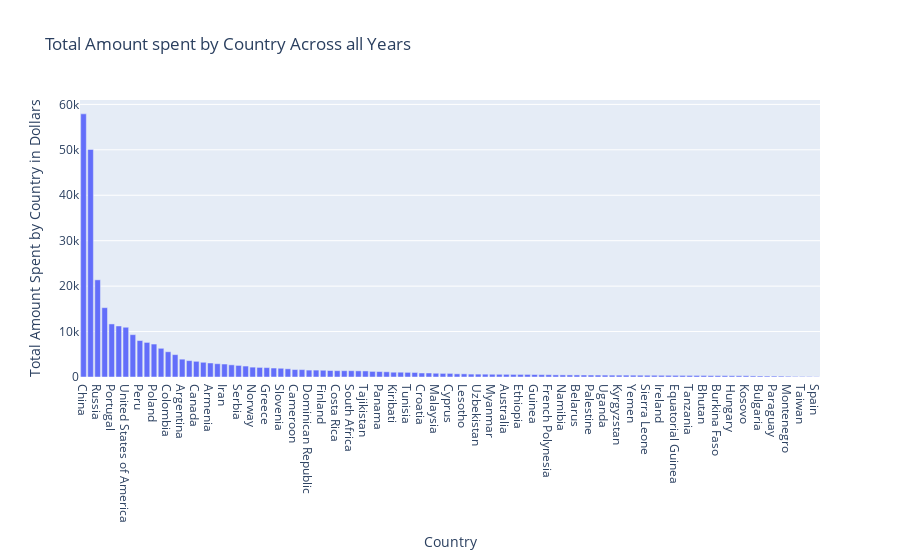

The notebook cell this image was saved under:
### Code cell
fig = px.bar(spend_by_country, x='country', y='Total amount spent by country',
             title = 'Total Amount spent by Country Across all Years',
             labels={
                     "country": "Country",
                     "Total amount spent by country": "Total Amount Spent by Country in Dollars"
            })
fig.show()

### Figure 1 — Plotly figure (JSON) as saved in the notebook; plotly's stock layout.template omitted (floating-point values rounded to 4 significant figures)
{"data": [{"alignmentgroup": "True", "hovertemplate": "Country=%{x}<br>Total Amount Spent by Country in Dollars=%{y}<extra></extra>", "legendgroup": "", "marker": {"color": "#636efa", "pattern": {"shape": ""}}, "name": "", "offsetgroup": "", "orientation": "v", "showlegend": false, "textposition": "auto", "type": "bar", "x": ["China", "Indonesia", "Russia", "Brazil", "Portugal", "Philippines", "United States of America", "France", "Peru", "Sweden", "Poland", "Ukraine", "Colombia", "Czech Republic", "Argentina", "Japan", "Canada", "Vietnam", "Armenia", "Nigeria", "Iran", "Mexico", "Serbia", "Syria", "Norway", "Thailand", "Greece", "Guatemala", "Slovenia", "Comoros", "Cameroon", "Mongolia", "Dominican Republic", "New Zealand", "Finland", "Morocco", "Costa Rica", "Kenya", "South Africa", "Azerbaijan", "Tajikistan", "Madagascar", "Panama", "Democratic Republic of the Congo", "Kiribati", "Afghanistan", "Tunisia", "Germany", "Croatia", "Pakistan", "Malaysia", "Macedonia", "Cyprus", "Albania", "Lesotho", "Honduras", "Uzbekistan", "Georgia", "Myanmar", "Libya", "Australia", "Moldova", "Ethiopia", "Bangladesh", "Guinea", "Estonia", "French Polynesia", "North Korea", "Namibia", "Netherlands", "Belarus", "Denmark", "Palestine", "Haiti", "Uganda", "Cuba", "Kyrgyzstan", "Samoa", "Yemen", "United Kingdom", "Sierra Leone", "Micronesia", "Ireland", "Israel", "Equatorial Guinea", "Venezuela", "Tanzania", "Slovakia", "Bhutan", "Kazakhstan", "Burkina Faso", "Mali", "Hungary", "South Korea", "Kosovo", "Nepal", "Bulgaria", "Ghana", "Paraguay", "Ecuador", "Montenegro", "Luxembourg", "Taiwan", "Latvia", "Spain"], "xaxis": "x", "y": [57910.0, 50090.0, 21380.0, 15260.0, 11680.0, 11230.0, 10950.0, 9318.0, 8019.0, 7614.0, 7254.0, 6316.0, 5554.0, 4926.0, 3925.0, 3605.0, 3454.0, 3240.0, 3085.0, 2924.0, 2855.0, 2679.0, 2548.0, 2409.0, 2170.0, 2111.0, 2069, 1974.0, 1921.0, 1803.0, 1639.0, 1627.0, 1519.0, 1519.0, 1488.0, 1428.0, 1396.0, 1387.0, 1386.0, 1353.0, 1333, 1232.0, 1197.0, 1147.0, 1055.0, 1054.0, 1018.0, 997.2, 884.4, 883.2, 824.4, 792.8, 792.3, 696.8, 695.9, 637.6, 632.8, 621.7, 603.7, 596.9, 588.5, 570.4, 569.4, 567.8, 548.5, 516.5, 505.8, 464.2, 461.1, 458.7, 453.7, 439.2, 433.0, 426.1, 418.4, 411.6, 409.1, 408.6, 401.5, 394.6, 385.5, 380.1, 371.9, 370.2, 358.1, 351.0, 347.6, 343.9, 337.4, 309.4, 305.0, 296.2, 284.5, 281.2, 277.2, 236.9, 227.3, 209.9, 206.2, 198.4, 166.8, 129.3, 121.2, 110.6, 71.82], "yaxis": "y"}], "layout": {"barmode": "relative", "legend": {"tracegroupgap": 0}, "title": {"text": "Total Amount spent by Country Across all Years"}, "xaxis": {"anchor": "y", "domain": [0, 1], "title": {"text": "Country"}}, "yaxis": {"anchor": "x", "domain": [0, 1], "title": {"text": "Total Amount Spent by Country in Dollars"}}}}
